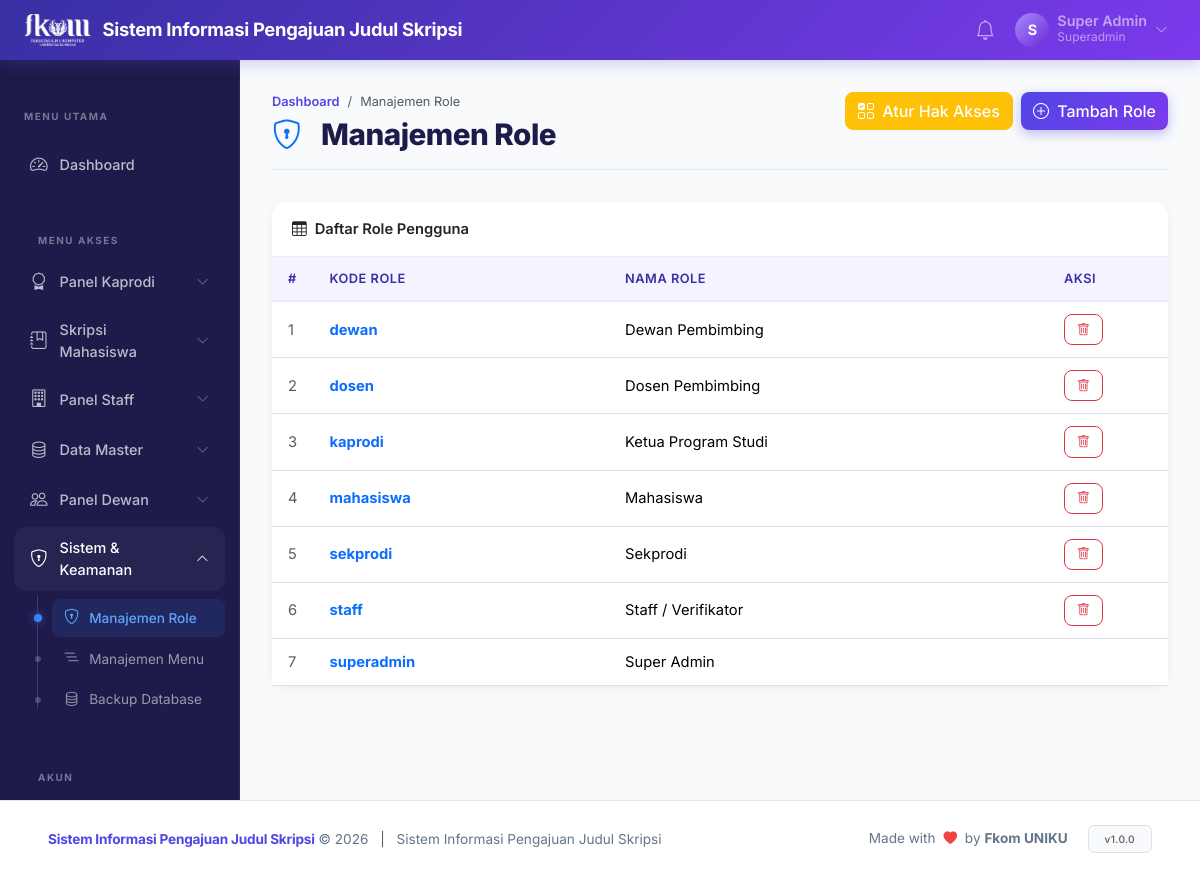
Page /?page=superadmin.roles (signed in) on the committed database.
### tables this page shows
CREATE TABLE `roles` (
  `id` int unsigned NOT NULL AUTO_INCREMENT,
  `kode` varchar(50) NOT NULL,
  `nama` varchar(100) NOT NULL,
  PRIMARY KEY (`id`),
  UNIQUE KEY `kode` (`kode`)
);

CREATE TABLE `menus` (
  `id` int unsigned NOT NULL AUTO_INCREMENT,
  `kode_page` varchar(100) NOT NULL,
  `judul` varchar(100) NOT NULL,
  `icon` varchar(50) DEFAULT NULL,
  `urutan` int NOT NULL DEFAULT '0',
  PRIMARY KEY (`id`),
  UNIQUE KEY `kode_page` (`kode_page`)
);

### controllers/SuperadminController.php (called while the page is built, shortened)
<?php
class SuperadminController {
    public function roles(): void {
        $db = getDB();
        $list = $db->query("SELECT * FROM roles ORDER BY nama ASC")->fetchAll(PDO::FETCH_ASSOC);
        require BASE_PATH . '/views/superadmin/roles/index.php';
    }
}

### core/Auth.php (called while the page is built, shortened)
<?php
class Auth {
    public static function check(): bool {
        return isset($_SESSION['user_id']) && !empty($_SESSION['user_id']);
    }
    public static function user(): ?array {
        return [
            'id'    => $_SESSION['user_id'],
            'nama'  => $_SESSION['user_nama'],
            'email' => $_SESSION['user_email'],
            'role'  => $_SESSION['user_role'],
            'roles' => $_SESSION['user_roles'] ?? [$_SESSION['user_role']],
        ];
    }
    public static function role(): ?string {
        return self::check() ? $_SESSION['user_role'] : null;
    }
}

### core/Helper.php (called while the page is built, shortened)
<?php
function e(mixed $value): string {
    return htmlspecialchars((string)$value, ENT_QUOTES | ENT_HTML5, 'UTF-8');
}
function get(string $key, mixed $default = ''): mixed {
    return $_GET[$key] ?? $default;
}
function truncate(string $text, int $limit = 100): string {
    if (mb_strlen($text) <= $limit) return $text;
    return mb_substr($text, 0, $limit) . '...';
}

### views/superadmin/roles/index.php (the view, shortened to what this page needs)
<?php
require BASE_PATH . '/views/layouts/header.php';
?>
<div class="page-header d-flex justify-content-between align-items-start">
    <div>
        <nav aria-label="breadcrumb"><ol class="breadcrumb">
            <li class="breadcrumb-item"><a href="?page=dashboard">Dashboard</a></li>
            <li class="breadcrumb-item active">Manajemen Role</li>
        </ol></nav>
        <h1><i class="bi bi-shield-lock me-2 text-primary"></i>Manajemen Role</h1>
    </div>
    <div class="d-flex gap-2">
        <a href="?page=superadmin.role_menus" class="btn btn-warning text-white">
            <i class="bi bi-ui-checks-grid me-1"></i> Atur Hak Akses
        </a>
        <button type="button" class="btn btn-primary" data-bs-toggle="modal" data-bs-target="#createModal">
            <i class="bi bi-plus-circle me-1"></i> Tambah Role
        </button>
    </div>
</div>
<div class="card">
    <div class="card-header"><i class="bi bi-table me-2"></i>Daftar Role Pengguna</div>
    <div class="card-body p-0">
        <table class="table table-sititi mb-0">
            <thead>
                <tr>
                    <th style="width:40px">#</th>
                    <th>Kode Role</th>
                    <th>Nama Role</th>
                    <th style="width:120px">Aksi</th>
                </tr>
            </thead>
            <tbody>
                <?php if (empty($list)): ?>
                <tr><td colspan="4" class="text-center py-4 text-muted">Belum ada data role.</td></tr>
                <?php else: ?>
                <?php $no = 1; foreach ($list as $r): ?>
                <tr>
                    <td class="text-muted"><?= $no++ ?></td>
                    <td class="fw-bold text-primary"><?= e($r['kode']) ?></td>
                    <td><?= e($r['nama']) ?></td>
                    <td>
                        <?php if (!in_array($r['kode'], ['superadmin'])): ?>
                        <a href="?page=superadmin.roles.delete&id=<?= $r['id'] ?>" class="btn btn-sm btn-outline-danger" data-confirm="Yakin ingin menghapus role ini? Ini juga akan menghapus semua hak aksesnya!">
                            <i class="bi bi-trash"></i>
                        </a>
                        <?php endif; ?>
                    </td>
                </tr>
                <?php endforeach; ?>
                <?php endif; ?>
            </tbody>
        </table>
    </div>
</div>
<?php require BASE_PATH . '/views/layouts/footer.php'; ?>

### views/layouts/header.php (shortened to what this page needs)
<!DOCTYPE html>
<html lang="id">
<head>
    <link rel="stylesheet" href="https://cdn.jsdelivr.net/npm/bootstrap@5.3.3/dist/css/bootstrap.min.css">
    <link rel="stylesheet" href="https://cdn.jsdelivr.net/npm/bootstrap-icons@1.11.3/font/bootstrap-icons.min.css">
    <link href="https://cdn.jsdelivr.net/npm/quill@2.0.2/dist/quill.snow.css" rel="stylesheet">
    <link rel="stylesheet" href="assets/css/style.css?v=<?= time() ?>">
</head>
<body>
<nav class="navbar navbar-expand-lg navbar-dark sititi-navbar sticky-top">
    <div class="container-fluid px-4">
        <a class="navbar-brand fw-bold d-flex align-items-center gap-2" href="?page=dashboard">
            <img src="assets/img/logo_fkom.png" alt="Logo FKOM" style="height: 35px; width: auto;">
            <span class="ms-1"><?= APP_NAME ?></span>
        </a>
        <div class="collapse navbar-collapse" id="mainNav">
            <ul class="navbar-nav ms-auto align-items-center gap-1">
                <li class="nav-item dropdown">
                    <a class="nav-link position-relative p-2" href="#" id="notifDropdown"
                       data-bs-toggle="dropdown" aria-expanded="false">
                        <i class="bi bi-bell fs-5"></i>
                    </a>
                </li>
                <li class="nav-item dropdown">
                    <a class="nav-link d-flex align-items-center gap-2 user-menu" href="#"
                       id="userDropdown" data-bs-toggle="dropdown" aria-expanded="false">
                        <div class="user-avatar">
                            <?= strtoupper(substr(Auth::user()['nama'], 0, 1)) ?>
                        </div>
                        <div class="d-none d-lg-block text-start">
                            <div class="fw-semibold lh-1" style="font-size:.9rem">
                                <?= e(truncate(Auth::user()['nama'], 20)) ?>
                            </div>
                            <div class="text-white-50" style="font-size:.75rem">
                                <?= ucfirst(Auth::role()) ?>
                            </div>
                        </div>
                        <i class="bi bi-chevron-down small"></i>
                    </a>
                </li>
            </ul>
        </div>
    </div>
</nav>
<div class="d-flex">
    <?php require BASE_PATH . '/views/layouts/sidebar.php'; ?>
    <main class="main-content flex-grow-1">
        <div class="content-wrapper">

### views/layouts/sidebar.php (shortened to what this page needs)
<?php
$role        = Auth::role();
$currentPage = get('page', 'dashboard');
?>
<aside class="sititi-sidebar" id="sidebar">
    <div class="sidebar-header">
        <span class="sidebar-label">MENU UTAMA</span>
    </div>
    <nav class="sidebar-nav">
        <a href="?page=dashboard"
           class="sidebar-item <?= str_starts_with($currentPage, 'dashboard') ? 'active' : '' ?>">
            <i class="bi bi-speedometer2"></i>
            <span>Dashboard</span>
        </a>
        <?php
        $db = getDB();
        if ($role === ROLE_SUPERADMIN) {
            $stmt = $db->query("SELECT * FROM menus ORDER BY urutan ASC");
            $menus = $stmt->fetchAll(PDO::FETCH_ASSOC);
        }
        if (!empty($menus)):
        ?>
        <div class="sidebar-header mt-3"><span class="sidebar-label">MENU AKSES</span></div>
        <?php
        $exactMatch = false;
        foreach ($menus as $m) {
            if ($currentPage === $m['kode_page']) {
                $exactMatch = $m['kode_page'];
                break;
            }
        }
        $tempGroups = [];
        foreach ($menus as $m) {
            $group = explode('.', $m['kode_page'])[0];
            $tempGroups[$group][] = $m;
        }
        $groupedMenus = ['single' => []];
        foreach ($tempGroups as $groupKey => $items) {
            if (count($items) > 1) {
                $groupedMenus[$groupKey] = $items;
            } else {
                $groupedMenus['single'][] = $items[0];
            }
        }
        $groupLabels = [
            'admin' => ['judul' => 'Data Master', 'icon' => 'bi-database'],
            'superadmin' => ['judul' => 'Sistem & Keamanan', 'icon' => 'bi-shield-lock'],
            'staff' => ['judul' => 'Panel Staff', 'icon' => 'bi-building'],
            'kaprodi' => ['judul' => 'Panel Kaprodi', 'icon' => 'bi-award'],
            'dewan' => ['judul' => 'Panel Dewan', 'icon' => 'bi-people'],
            'pengajuan' => ['judul' => 'Skripsi Mahasiswa', 'icon' => 'bi-journal-bookmark']
        ];
                ?>
                <?php
        $groupIdx = 0;
        foreach ($groupedMenus as $groupKey => $groupItems) {
            if ($groupKey === 'single') continue;
            $groupIdx++;
            $groupTitle = $groupLabels[$groupKey]['judul'] ?? ucfirst($groupKey);
            $groupIcon = $groupLabels[$groupKey]['icon'] ?? 'bi-folder';
            $isGroupActive = false;
            foreach ($groupItems as $m) {
                if ($exactMatch) {
                    if ($currentPage === $m['kode_page']) $isGroupActive = true;
                } else {
                    if (($currentPage === $m['kode_page']) || (str_starts_with($currentPage, $m['kode_page'].'.'))) $isGroupActive = true;
                }
            }
            ?>
            <div class="sidebar-dropdown">
                <a href="#submenu-<?= $groupIdx ?>" data-bs-toggle="collapse" class="sidebar-item sidebar-dropdown-toggle <?= $isGroupActive ? '' : 'collapsed' ?>" aria-expanded="<?= $isGroupActive ? 'true' : 'false' ?>">
                    <i class="<?= $groupIcon ?>"></i>
                    <span><?= $groupTitle ?></span>
                    <i class="bi bi-chevron-down ms-auto toggle-icon"></i>
                </a>
                <div class="collapse <?= $isGroupActive ? 'show' : '' ?>" id="submenu-<?= $groupIdx ?>">
                    <div class="sidebar-submenu">
                        <?php foreach ($groupItems as $m):
                            if ($exactMatch) {
                                $isActive = ($currentPage === $m['kode_page']);
                            } else {
                                $isActive = ($currentPage === $m['kode_page']) || (str_starts_with($currentPage, $m['kode_page'].'.'));
                            }
                        ?>
                        <a href="?page=<?= $m['kode_page'] ?>" class="submenu-item <?= $isActive ? 'active' : '' ?>">
                            <i class="<?= e($m['icon']) ?>"></i>
                            <span><?= e($m['judul']) ?></span>
                        </a>
                        <?php endforeach; ?>
                    </div>
                </div>
            </div>
            <?php
        }
        ?>
        <?php endif; ?>
        <div class="sidebar-header mt-3"><span class="sidebar-label">AKUN</span></div>
        <a href="?page=profil"
           class="sidebar-item <?= $currentPage === 'profil' ? 'active' : '' ?>">
        </a>
    </nav>
</aside>

### rows in the picture
roles: nama "S", nama "Super Admin", kode "superadmin"
menus: judul "Manajemen Role"
menus: judul "Manajemen Menu"
menus: judul "Backup Database"
roles: kode "dewan", nama "Dewan Pembimbing"
roles: kode "dosen", nama "Dosen Pembimbing"
roles: kode "kaprodi", nama "Ketua Program Studi"
roles: kode "mahasiswa", nama "Mahasiswa"
roles: kode "sekprodi", nama "Sekprodi"
roles: kode "staff", nama "Staff / Verifikator"

### other values in the picture
APP_NAME "Sistem Informasi Pengajuan Judul Skripsi"
Auth::role() "Superadmin"
$groupTitle "Panel Kaprodi"
$groupTitle "Skripsi Mahasiswa"
$groupTitle "Panel Staff"
$groupTitle "Data Master"
$groupTitle "Panel Dewan"
$groupTitle "Sistem & Keamanan"
APP_FULL_NAME "Sistem Informasi Pengajuan Judul Skripsi"
APP_VERSION "1.0.0"
